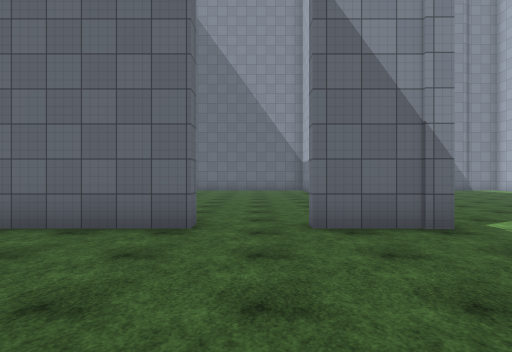
view 1 (above)

19 first-person views from a walk through a Unity game level. The camera is 1.5 m above the floor, looks level and sees 75° across. The floor is counted in squares, 2 m on a side. Each view is taken from the middle of a square. On the plan, view 1 faces up. The plan holds only what a view shows up to about 11 squares ahead; the rest is blank. The place goes on beyond the plan. The player character is not drawn. Door leaves are left out, so doorways stand open. Surface patterns are stand-ins for the level's own textures.

view 2
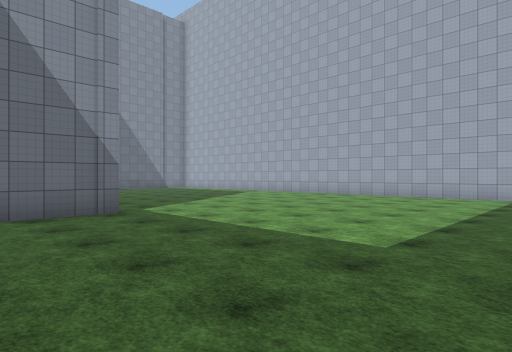

view 3
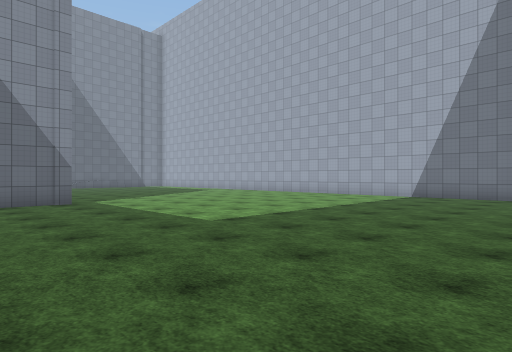

view 4
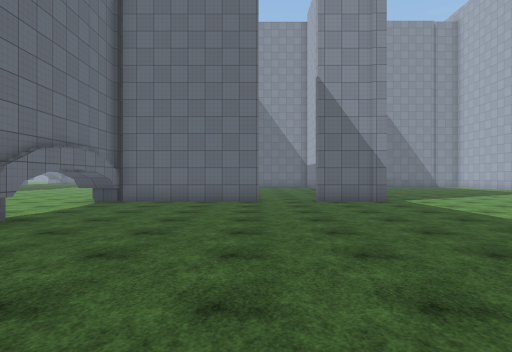

view 5
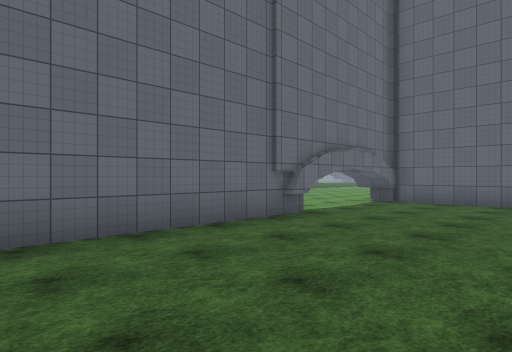

view 6
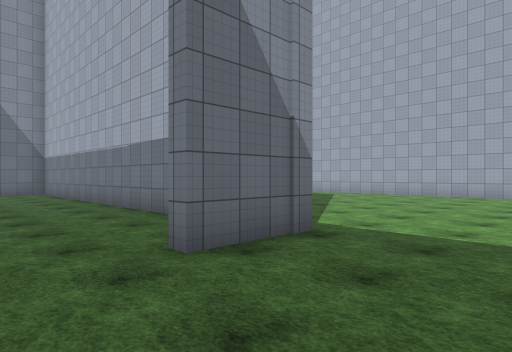

view 7
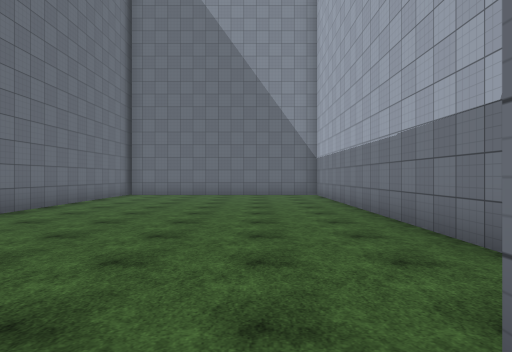

view 8
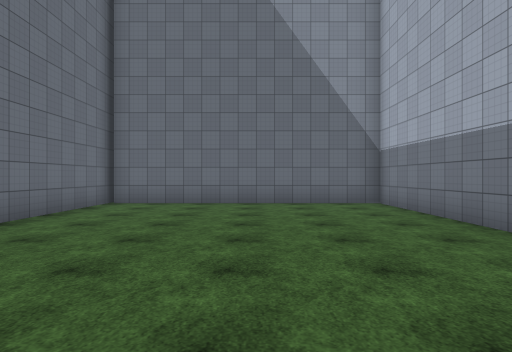

view 9
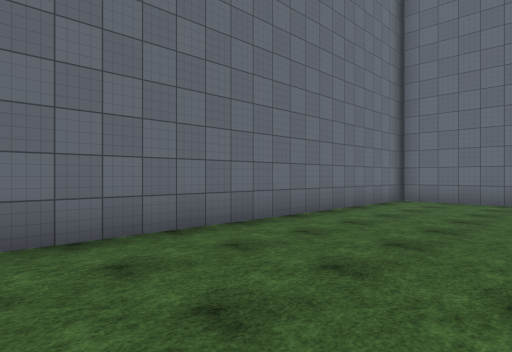

view 10
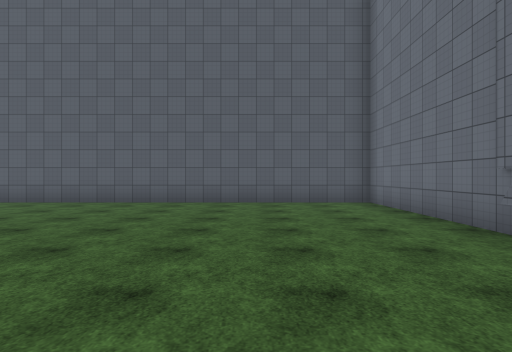

view 11
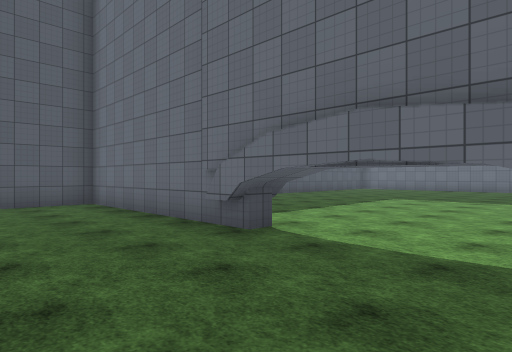

view 12
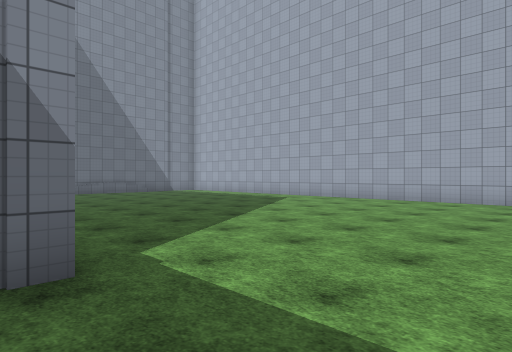

view 13
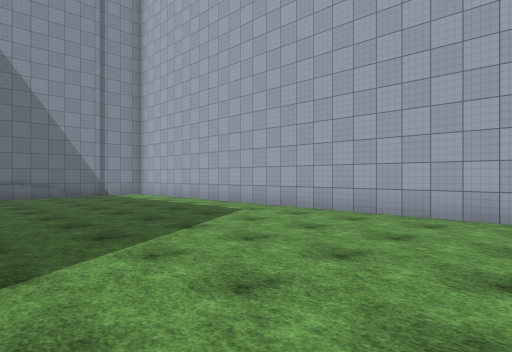

view 14
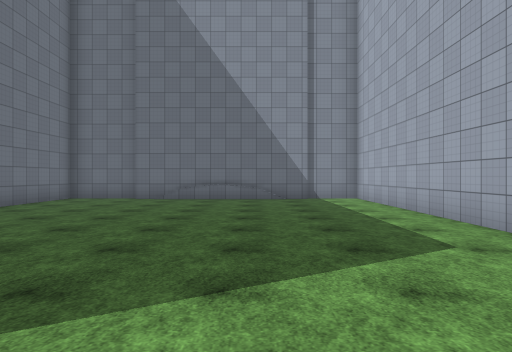

view 15
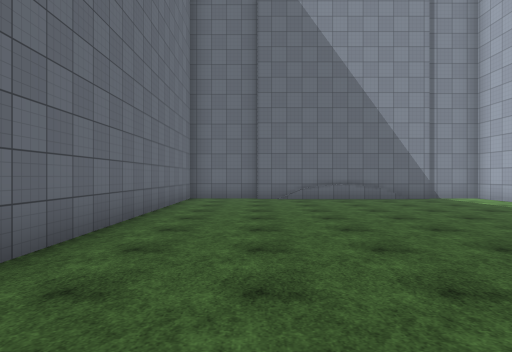

view 16
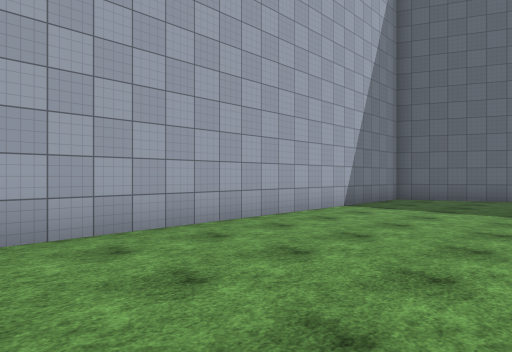

view 17
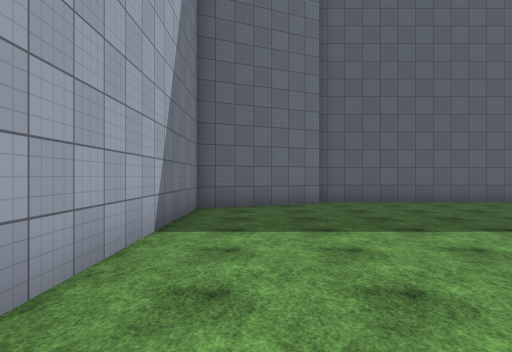

view 18
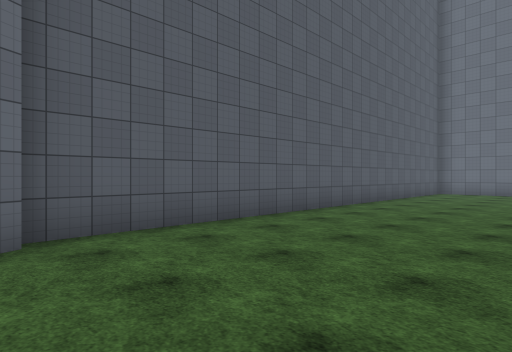

view 19
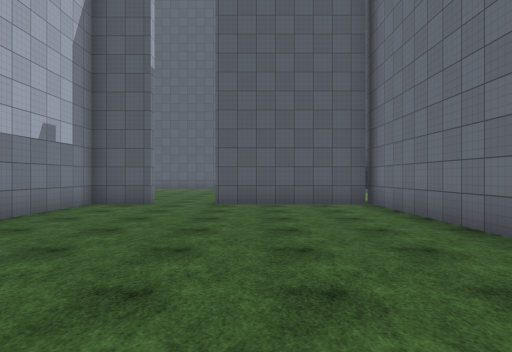

### Floor plan
Ten units are one square. View 1 is at (0, 0); x grows to the right and y downward. Boxes are objects, and circles mark ways between rooms. Rooms are numbered by the first view taken in them; rooms with no view inside come last. Other rooms are left out.
<svg viewBox="-64 -181 193 240">
<path fill="none" stroke="#000" d="M29 -48 8 -48M-9 -48 -59 -48M92 52 124 37 124 -170M-51 -49 -51 -34M-51 -16 -51 1M-58 -6 -52 -6 -52 54 93 54M28 -170 28 -88M108 -169 50 -169M90 -168 69 -168M8 -52 24 -52 24 -172 -50 -172M-50 -52 -9 -52M-51 -176 -51 -49"/>
<circle cx="0" cy="-50" r="3" fill="#2a7"/>
<text x="50" y="-40">1</text>
<text x="-10" y="-110">2</text>
</svg>
Room 1 opens to room 2.

Where each view was taken, in squares from view 1:
view 1: 0 up, 0 right, facing up
view 2: 2 down, 0 right, facing up-right
view 3: 5 down, 0 right, facing up-right
view 4: 5 down, 1 left, facing up
view 5: 5 down, 1 left, facing up-left
view 6: 2 up, 1 left, facing up-right
view 7: 4 up, 0 right, facing up
view 8: 8 up, 1 left, facing up
view 9: 7 up, 1 left, facing up-left
view 10: 4 up, 2 left, facing down
view 11: 4 up, 2 left, facing down-left
view 12: 2 up, 2 right, facing up-right
view 13: 4 up, 6 right, facing up-right
view 14: 6 up, 9 right, facing up
view 15: 6 up, 5 right, facing up
view 16: 7 up, 8 right, facing down-right
view 17: 4 up, 11 right, facing down
view 18: 1 down, 10 right, facing down-left
view 19: 14 up, 2 left, facing down
